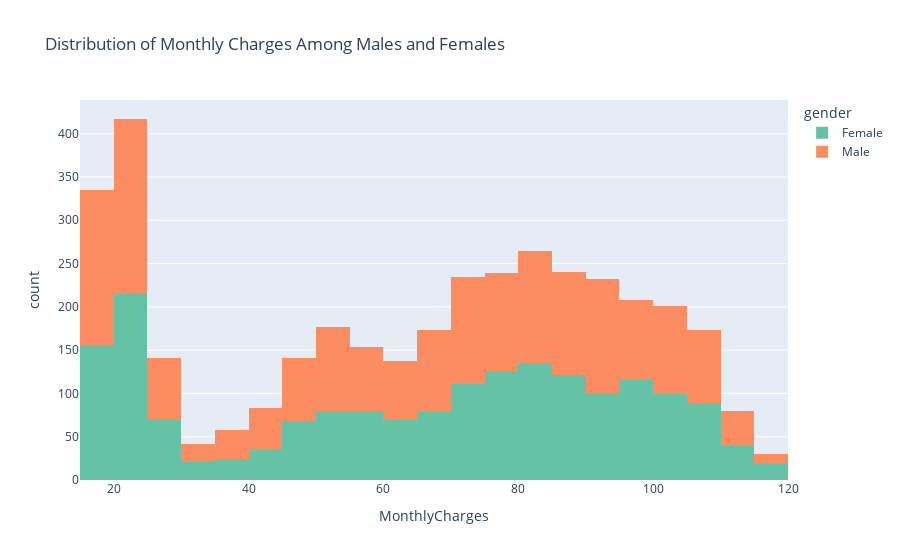

Notebook source saved alongside this figure:
### Code cell
fig = px.histogram(training_set, x="MonthlyCharges", color="gender",
                   hover_data=training_set.columns,
                   title= "Distribution of Monthly Charges Among Males and Females",
                   color_discrete_sequence=px.colors.qualitative.Set2
                   )

fig.show()

### Figure 1 — Plotly figure (JSON) as saved in the notebook; plotly's stock layout.template omitted (floating-point values rounded to 4 significant figures; data arrays with more than 128 entries replaced by an {"elided": "..."} marker saying what was removed)
{"data": [{"alignmentgroup": "True", "bingroup": "x", "hovertemplate": "gender=Female<br>MonthlyCharges=%{x}<br>count=%{y}<extra></extra>", "legendgroup": "Female", "marker": {"color": "rgb(102,194,165)"}, "name": "Female", "offsetgroup": "Female", "orientation": "v", "showlegend": true, "type": "histogram", "x": {"elided": "2070 float values"}, "xaxis": "x", "yaxis": "y"}, {"alignmentgroup": "True", "bingroup": "x", "hovertemplate": "gender=Male<br>MonthlyCharges=%{x}<br>count=%{y}<extra></extra>", "legendgroup": "Male", "marker": {"color": "rgb(252,141,98)"}, "name": "Male", "offsetgroup": "Male", "orientation": "v", "showlegend": true, "type": "histogram", "x": {"elided": "2142 float values"}, "xaxis": "x", "yaxis": "y"}], "layout": {"barmode": "relative", "legend": {"title": {"text": "gender"}, "tracegroupgap": 0}, "title": {"text": "Distribution of Monthly Charges Among Males and Females"}, "xaxis": {"anchor": "y", "domain": [0, 1], "title": {"text": "MonthlyCharges"}}, "yaxis": {"anchor": "x", "domain": [0, 1], "title": {"text": "count"}}}}
